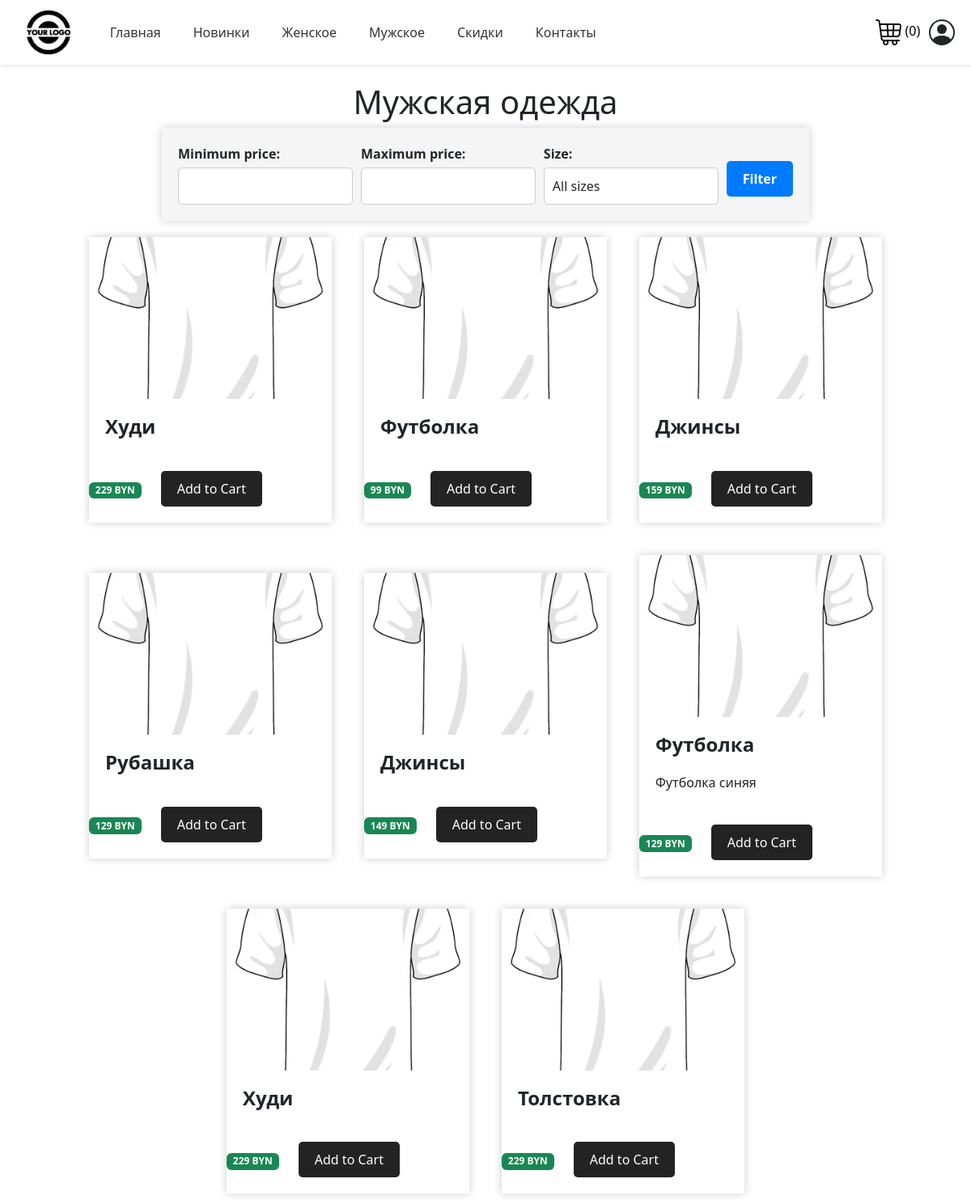
/male-filter/, run on an earlier commit of the app's database.
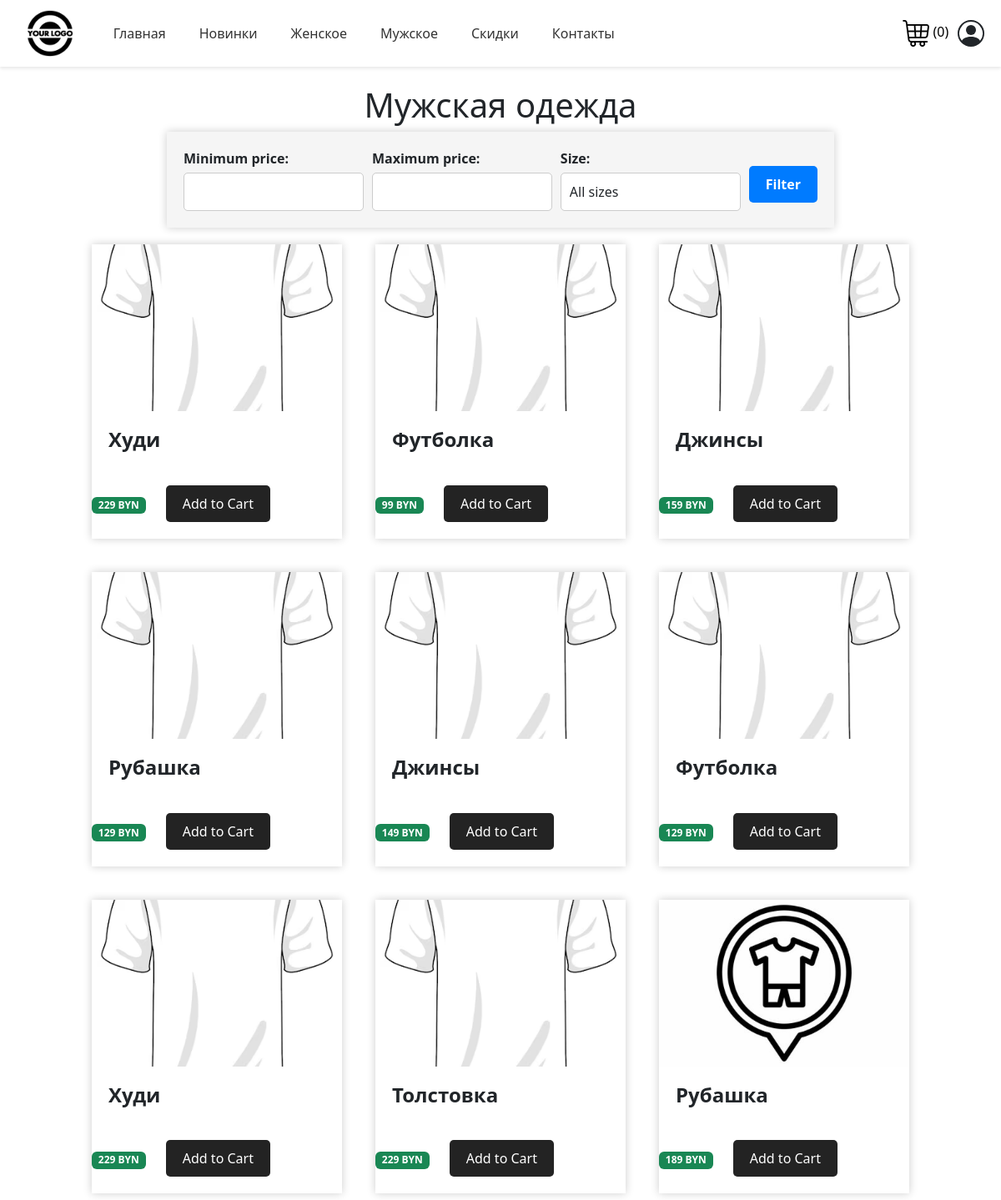
And on a later commit of the database.
### catalog/models.py (models this page shows, shortened)
class Product(models.Model):
    GENDER_CHOICES = (
        ('M', 'Male'),
        ('F', 'Female'),
        ('U', 'Unisex'),
    )
    name = models.CharField(max_length=255)
    category = models.ForeignKey(Category, on_delete=models.CASCADE)
    color = models.ForeignKey(Color, on_delete=models.CASCADE, blank=True, null=True)
    size = models.CharField(max_length=3, choices=[('XS', 'XS'), ('S', 'S'), ('M', 'M'), ('L', 'L'), ('XL', 'XL'), ('XXL', 'XXL')], blank=True, null=True)
    description = models.TextField(blank=True)
    price = models.DecimalField(max_digits=6, decimal_places=0)
    quantity = models.DecimalField(default=1, max_digits=6, decimal_places=0)
    discount_price = models.IntegerField(null=True, blank=True)
    image = models.ImageField(upload_to='clothing_images/', blank=True, default="product_placeholder.jpg")
    gender = models.CharField(max_length=1, choices=GENDER_CHOICES, default='U')

### catalog/views.py (the view)
# urls.py: path('male-filter/', views.male_filter, name='male-filter')
def male_filter(request):
    products = Product.objects.all()
    min_price = request.GET.get('min_price')
    if min_price:
        products = products.filter(price__gte=min_price)
    max_price = request.GET.get('max_price')
    if max_price:
        products = products.filter(price__lte=max_price)
    size = request.GET.get('size')
    if size:
        products = products.filter(size=size)
    context = {
        'products': products,
        'filtered': True,
    }
    return render(request, 'male.html', context)

### templates/male.html (shortened to what this page needs)
{% extends "base.html" %}
{% block content %}
<br>
<br>
<br>
<h1 align="center" style="padding-top: 30px">Мужская одежда</h1>
<form method="GET" action="{% url 'male-filter' %}">
  <div class="filter">
    <div class="form-group">
      <label for="min_price">Minimum price:</label>
      <input type="number" id="min_price" name="min_price" min="0" value="{{ min_price|default:'' }}" class="form-control">
    </div>
    <div class="form-group">
      <label for="max_price">Maximum price:</label>
      <input type="number" id="max_price" name="max_price" min="0" value="{{ max_price|default:'' }}" class="form-control">
    </div>
    <div class="form-group">
      <label for="size">Size:</label>
      <select id="size" name="size" class="form-control">
        <option value="" {% if not size %}selected{% endif %}>All sizes</option>
      </select>
    </div>
    <button type="submit" class="btn btn-primary">Filter</button>
  </div>
</form>
{% if filtered %}
    <div class="products">
      {% for product in products %}
        <div class="product">
          <img src="{{ product.image.url }}" alt="{{ product.name }} Image">
          <h3>{{ product.name }}</h3>
          <p>{{ product.description }}</p>
          <span class="badge bg-success">{{ product.price }} BYN</span>
          <button>Add to Cart</button>
        </div>
      {% empty %}
        <p>No products found.</p>
      {% endfor %}
    </div>
  {% endif %}
{% endblock %}

### templates/base.html (shortened to what this page needs)
{% load static %}
<!DOCTYPE html>
<html lang="en">
<head>
    <link rel="stylesheet" href="/static/css/main.css">
    <link href="https://cdn.jsdelivr.net/npm/bootstrap@5.3.0-alpha1/dist/css/bootstrap.min.css" rel="stylesheet"
>
    <link
            rel="stylesheet"
            href="https://cdnjs.cloudflare.com/ajax/libs/animate.css/4.1.1/animate.min.css"
    />
</head>
<body>
<header>
    <div class="header-container">
        <a href="/">
            <img class="logoo" src="/static/img/logo.png">
        </a>
        <nav>
            <ul style=": 370px">
                <li ><a href="/">Главная</a></li>
                <li><a href="{% url 'new' %}">Новинки</a></li>
                <li><a href="#">Женское</a></li>
                <li><a href="{% url 'male' %}">Мужское</a></li>
                <li><a href="{% url 'sale' %}">Скидки</a></li>
                <li><a href="#">Контакты</a></li>
            </ul>
        </nav>
        <a href="{% url 'cart' %}" style="text-decoration: None; color: Black; padding-left: 320px">
                    <img src="static/img/cart.png" alt="Cart" width="32">
                    ({{ cart|length }})
                </a>
    </div>
    <link rel="stylesheet" href="{% static 'css/popup.css' %}">
</header>
{% block content %} {% endblock %}
</body>
</html>

### static/css/main.css (style rules this page uses)
body { font-family: Arial, sans-serif; margin: 0; padding: 0; }
header { position: fixed; top: 0; left: 0; width: 100%; height: 80px; background-color: #fff; box-shadow: 0px 2px 4px rgba(0, 0, 0, 0.1); z-index: 999; }
.header-container { max-width: 1250px; margin: 0 auto; display: flex; justify-content: space-between; align-items: center; height: 100%; padding: 0 20px; }
nav ul { display: flex; list-style: none; margin: 0; padding: 0; }
nav ul li { margin: 0 10px; }
nav ul li a { font-size: 16px; color: #333; text-decoration: none; transition: all 0.3s ease; }
header { transform: translateY(-100%); animation: slide-down 0.5s ease forwards; }
.logoo { background-size: cover; background-position: center; height: 80px; display: flex; justify-content: center; align-items: center; text-align: center; }
nav { display: flex; }
nav a { color: #fff; text-decoration: none; margin-left: 10px; padding: 5px; border-radius: 5px; transition: all 0.3s ease; }
.products { display: flex; flex-wrap: wrap; justify-content: center; align-items: center; padding-top: 0px; padding-right: 20px; padding-bottom: 20px; padding-left: 20px; }
.product { width: 300px; margin: 20px; box-shadow: 0 0 10px rgba(0, 0, 0, 0.2); overflow: hidden; transition: all 0.3s ease; }
.product img { width: 100%; height: 200px; object-fit: cover; }
.product h3 { font-size: 1.5rem; font-weight: bold; margin: 20px; }
.product button { background-color: #232323; color: #fff; border: none; padding: 10px 20px; border-radius: 5px; margin: 20px; cursor: pointer; transition: all 0.3s ease; }

### templates/male.html (style rules this page uses)
.filter { display: flex; align-items: center; justify-content: space-between; margin: 0 auto; max-width: 800px; padding: 20px; background-color: #f5f5f5; box-shadow: 0 0 10px rgba(0, 0, 0, 0.2); }
.filter .form-group { flex-basis: calc(33.33% - 10px); margin-right: 10px; }
.filter label { display: block; font-weight: bold; margin-bottom: 5px; }
.filter input[type="number"], .filter select { display: block; width: 100%; padding: 10px; font-size: 16px; border-radius: 5px; border: 1px solid #ccc; background-color: #fff; }
.filter select option { color: #333; }
.filter button[type="submit"] { margin-top: 10px; padding: 10px 20px; font-size: 16px; font-weight: bold; color: #fff; border-radius: 5px; border: none; background-color: #007bff; cursor: pointer; transition: background-color 0.2s ease-in-out; }

What changed in the data, as far as the page shows it:
changed Product (number 6 of 9 on the later page): description "Футболка синяя" → (not shown)
added Product: image (placeholder picture), name "Рубашка", price "189"
